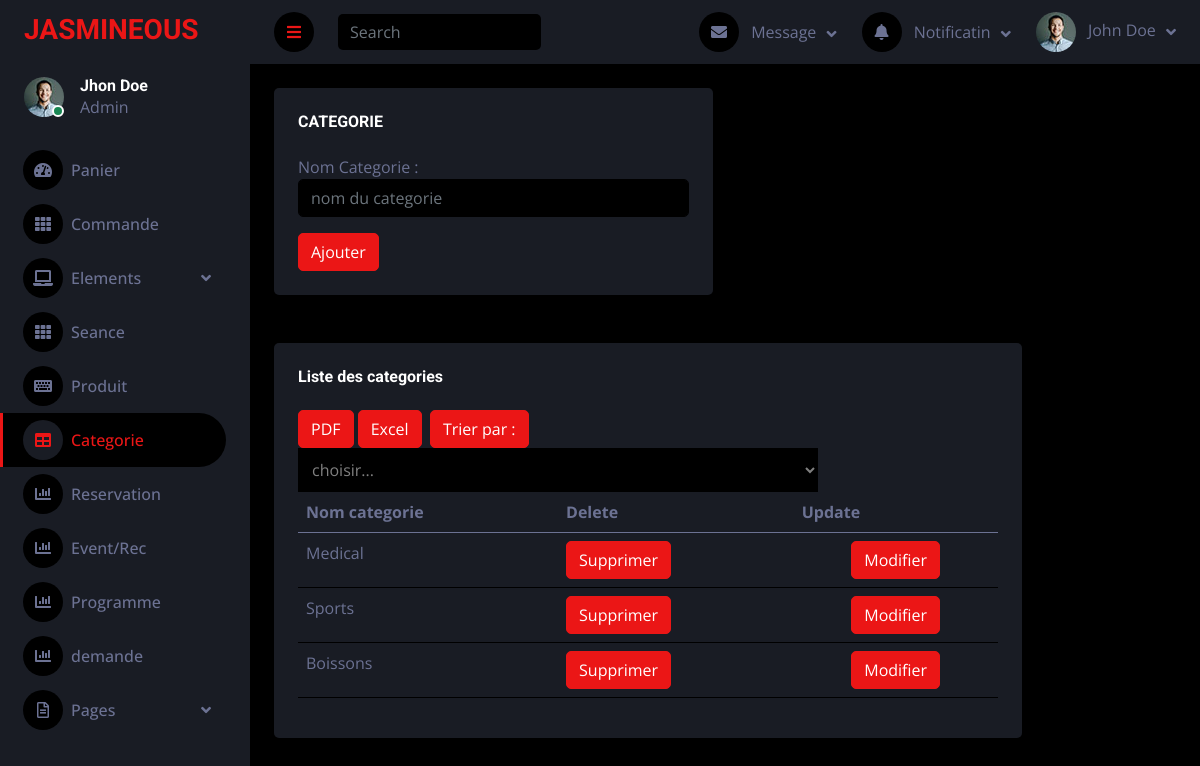
/View/Back/table.php (signed in), run on the app's committed database.
### tables this page shows
CREATE TABLE `categories` (
  `id_cat` int(11) NOT NULL,
  `nom_cat` varchar(50) NOT NULL
);

### Controller/CategorieCRUD.php (called while the page is built, shortened)
<?php
	class CategorieCRUD
	{
		function AfficherCategorie()
		{
			$sql="SELECT * FROM categories";
			$db=config::getConnexion();
			try
			{
				$liste=$db->query($sql);
				return $liste;
			}
			catch(Exception $e)
			{
				die('Erreur:'. $e->getMessage());
			}
		}
	}
?>

### View/Back/table.php (the view, shortened to what this page needs)
<?php
	include_once '../../Controller/CategorieCRUD.php';
	$CategorieCRUD = new CategorieCRUD();
	$listecategorie=$CategorieCRUD->AfficherCategorie();
?>
<!DOCTYPE html>
<html lang="en">
<head>
    <link href="https://cdnjs.cloudflare.com/ajax/libs/font-awesome/5.10.0/css/all.min.css" rel="stylesheet">
    <link href="https://cdn.jsdelivr.net/npm/bootstrap-icons@1.4.1/font/bootstrap-icons.css" rel="stylesheet">
    <link href="lib/owlcarousel/assets/owl.carousel.min.css" rel="stylesheet">
    <link href="lib/tempusdominus/css/tempusdominus-bootstrap-4.min.css" rel="stylesheet" />
    <link href="css/bootstrap.min.css" rel="stylesheet">
    <link href="css/style.css" rel="stylesheet">
</head>
<body>
    <div class="container-fluid position-relative d-flex p-0">
                   <div class="sidebar pe-4 pb-3">
            <nav class="navbar bg-secondary navbar-dark">
                <a href="index.html" class="navbar-brand mx-4 mb-3">
                <h3 class="text-primary">JASMINEOUS</h3>
                </a>
                <div class="d-flex align-items-center ms-4 mb-4">
                    <div class="position-relative">
                        <img class="rounded-circle" src="img/user.jpg" alt="" style="width: 40px; height: 40px;">
                        <div class="bg-success rounded-circle border border-2 border-white position-absolute end-0 bottom-0 p-1"></div>
                    </div>
                    <div class="ms-3">
                        <h6 class="mb-0">Jhon Doe</h6>
                        <span>Admin</span>
                    </div>
                </div>
                <div class="navbar-nav w-100">
                <a href="panier.php" class="nav-item nav-link "><i class="fa fa-tachometer-alt me-2"></i>Panier</a>
                <a href="commande.php" class="nav-item nav-link"><i class="fa fa-th me-2"></i>Commande</a>
                    <div class="nav-item dropdown">
                        <a href="#" class="nav-link dropdown-toggle" data-bs-toggle="dropdown"><i class="fa fa-laptop me-2"></i>Elements</a>
                    </div>
                    <a href="Seance.php" class="nav-item nav-link"><i class="fa fa-th me-2"></i>Seance</a>
                    <a href="form.php" class="nav-item nav-link"><i class="fa fa-keyboard me-2"></i>Produit</a>
                    <a href="table.php" class="nav-item nav-link active"><i class="fa fa-table me-2"></i>Categorie</a>
                    <a href="Reservation.php" class="nav-item nav-link"><i class="fa fa-chart-bar me-2"></i>Reservation</a>
                    <a href="evenement.php" class="nav-item nav-link"><i class="fa fa-chart-bar me-2"></i>Event/Rec</a>
                    <a href="programe.php" class="nav-item nav-link "><i class="fa fa-chart-bar me-2"></i>Programme</a>
                    <a href="demande.php" class="nav-item nav-link "><i class="fa fa-chart-bar me-2"></i>demande</a>
                    <div class="nav-item dropdown">
                        <a href="#" class="nav-link dropdown-toggle" data-bs-toggle="dropdown"><i class="far fa-file-alt me-2"></i>Pages</a>
                    </div>
                </div>
            </nav>
        </div>
        <div class="content">
            <nav class="navbar navbar-expand bg-secondary navbar-dark sticky-top px-4 py-0">
                <a href="#" class="sidebar-toggler flex-shrink-0">
                    <i class="fa fa-bars"></i>
                </a>
                <form class="d-none d-md-flex ms-4">
                    <input class="form-control bg-dark border-0" type="search" placeholder="Search">
                </form>
                <div class="navbar-nav align-items-center ms-auto">
                    <div class="nav-item dropdown">
                        <a href="#" class="nav-link dropdown-toggle" data-bs-toggle="dropdown">
                            <i class="fa fa-envelope me-lg-2"></i>
                            <span class="d-none d-lg-inline-flex">Message</span>
                        </a>
                    </div>
                    <div class="nav-item dropdown">
                        <a href="#" class="nav-link dropdown-toggle" data-bs-toggle="dropdown">
                            <i class="fa fa-bell me-lg-2"></i>
                            <span class="d-none d-lg-inline-flex">Notificatin</span>
                        </a>
                    </div>
                    <div class="nav-item dropdown">
                        <a href="#" class="nav-link dropdown-toggle" data-bs-toggle="dropdown">
                            <img class="rounded-circle me-lg-2" src="img/user.jpg" alt="" style="width: 40px; height: 40px;">
                            <span class="d-none d-lg-inline-flex">John Doe</span>
                        </a>
                    </div>
                </div>
            </nav>
            <div class="container-fluid pt-4 px-4">
                <div class="row g-4">
                    <div class="col-sm-12 col-xl-6">
                        <div class="bg-secondary rounded h-100 p-4">
                            <h6 class="mb-4">CATEGORIE</h6>
                            <form method="post" enctype="multipart/form-data" onsubmit="return CTRL()">
                                <div class="mb-3">
                                    <label  for="nom_cat">Nom Categorie :</label>
                                    <input type="text" class="form-control"name="nom_cat" id="nom_cat" placeholder="nom du categorie" minlength="1" maxlength="20">
                                </div>
                                <button type="submit" class="btn btn-primary"  value="Ajouter">Ajouter</button>
                            </form>
                        </div>
                    </div>
            <div class="container-fluid pt-4 px-7">
                <div class="row g-4">
                    <div class="col-sm-12 col-xl-10">
                        <div class="bg-secondary rounded h-100 p-4">
                            <h6 class="mb-4">Liste des categories </h6>
                            <table class="table">
                            <form method="POST" action="pdfCat.php" align="left">
                                            <a type="submit" name="PDF" >
                                            <button class="btn btn-primary">PDF</button>
                                            </a>
                            </form>
                            <form method="POST" action="exportCat.php" align="center">
                                      &nbsp;<a type="submit" name="Export" >
                                                <button class="btn btn-primary">Excel</button>
                                            </a>
                                        </form>
                            <form method="POST" align="center">
                            &nbsp; <button type="submit"  class="btn btn-primary" for="TrieCat">Trier par : </button>&nbsp;
                                            <select type="range" name="TrieCat" id="TrieCat">
                                                <option selected disabled>choisir...</option>
                                            </select>
                                        </form>
        <thead>
            <tr>
                <th>Nom categorie</th>
                <th>Delete</th>
                <th>Update</th>
            </tr>
        </thead>
        <tbody>
        <tbody>
            <?php foreach($listecategorie as $categorie): ?>
            <tr>
                <td><?php echo $categorie['nom_cat']; ?></td>
                <td>
                    <a href="DeleteCategorie.php?id_cat=<?php echo $categorie['id_cat']; ?>"><button class="btn btn-primary">Supprimer</button></a><center>
                </td>
                    <td>
                    <form method="POST" action="UpdateCategorie.php" align="center">
                       <a type="submit" name="Modifier" ><button class="btn btn-primary">Modifier</button></a>
                    </form>
                </td>
            </tr>
            <?php endforeach; ?>
                                </tbody>
                            </table>
                        </div>
                    </div>
                            </div>
                        </div>
                    </div>
                </div>
            </div>
</body>
</html>

### View/Back/css/style.css (style rules this page uses)
:root { --primary: #EB1616; --secondary: #191C24; --light: #6C7293; --dark: #000000; }
.btn { transition: .5s; }
.sidebar { position: fixed; top: 0; left: 0; bottom: 0; width: 250px; height: 100vh; overflow-y: auto; background: var(--secondary); transition: 0.5s; z-index: 999; }
.content { margin-left: 250px; min-height: 100vh; background: var(--dark); transition: 0.5s; }
@media (min-width: 992px) { .sidebar { margin-left: 0; } }
@media (min-width: 992px) { .content { width: calc(100% - 250px); } }
.sidebar .navbar .navbar-nav .nav-link { padding: 7px 20px; color: var(--light); font-weight: 500; border-left: 3px solid var(--secondary); border-radius: 0 30px 30px 0; outline: none; }
.sidebar .navbar .navbar-nav .nav-link:hover, .sidebar .navbar .navbar-nav .nav-link.active { color: var(--primary); background: var(--dark); border-color: var(--primary); }
.sidebar .navbar .navbar-nav .nav-link i { width: 40px; height: 40px; display: inline-flex; align-items: center; justify-content: center; background: var(--dark); border-radius: 40px; }
.sidebar .navbar .navbar-nav .nav-link:hover i, .sidebar .navbar .navbar-nav .nav-link.active i { background: var(--secondary); }
.sidebar .navbar .dropdown-toggle::after { position: absolute; top: 15px; right: 15px; border: none; content: "\f107"; font-family: "Font Awesome 5 Free"; font-weight: 900; transition: .5s; }
.content .navbar .navbar-nav .nav-link { margin-left: 25px; padding: 12px 0; color: var(--light); outline: none; }
.content .navbar .sidebar-toggler, .content .navbar .navbar-nav .nav-link i { width: 40px; height: 40px; display: inline-flex; align-items: center; justify-content: center; background: var(--dark); border-radius: 40px; }
.content .navbar .dropdown-toggle::after { margin-left: 6px; vertical-align: middle; border: none; content: "\f107"; font-family: "Font Awesome 5 Free"; font-weight: 900; transition: .5s; }

### View/Back/table.php (style rules this page uses)
select { width: 520px; background-color: #000; color: gray; border: none; padding: 10px; }
option { background-color: #000; color: gray; border: none; padding: 10px; }
select option[selected] { color: #fff; }

### data on the page
categories: nom_cat "Medical"
categories: nom_cat "Sports"
categories: nom_cat "Boissons"
